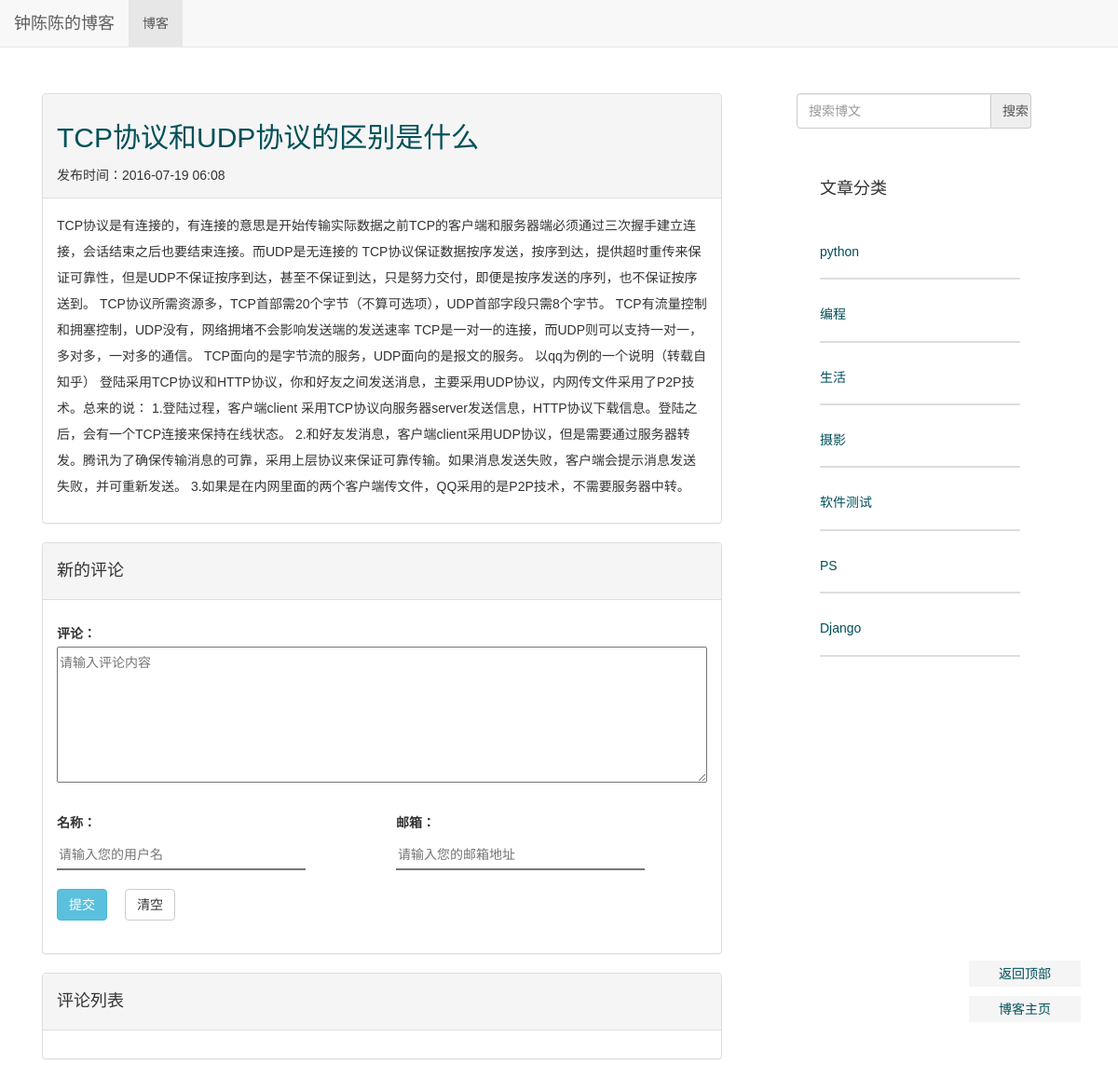
The app's page /blog/2/ with its own data.
### blog/models.py (models this page shows, shortened)
class Blog(models.Model):
    title = models.CharField(verbose_name='Title',max_length=32)
    author = models.CharField(verbose_name='Author', max_length=16)
    content=RichTextUploadingField('Content')
    created = models.DateTimeField(verbose_name='Pub_Date', auto_now_add=True)
    category = models.ForeignKey(Category, verbose_name='Category')
    tags = models.ManyToManyField(Tag, verbose_name='Tags')

class Category(models.Model):
    name = models.CharField('名称', max_length=16)

### blog/views.py (the view)
# urls.py: url(r'^(?P<blog_id>\d+)/$', views.get_detail, name='blog_get_detail'),
def get_detail(request, blog_id):
    try:
        blog = Blog.objects.get(id=blog_id)
    except Blog.DoesNotExist:
        raise Http404
    ctx ={
            'blog': blog,
            'categories':Category.objects.all(),
            }
    return render(request, 'blog-detail-new.html', ctx)

### django_comments/__init__.py (called while the page is built)
def get_comment_app_name():
    return getattr(settings, 'COMMENTS_APP', DEFAULT_COMMENTS_APP)

def get_model():
    if get_comment_app_name() != DEFAULT_COMMENTS_APP and hasattr(get_comment_app(), "get_model"):
        return get_comment_app().get_model()
    else:
        from django_comments.models import Comment
        return Comment

def get_form():
    from django_comments.forms import CommentForm
    """
    Returns the comment ModelForm class.
    """
    if get_comment_app_name() != DEFAULT_COMMENTS_APP and hasattr(get_comment_app(), "get_form"):
        return get_comment_app().get_form()
    else:
        return CommentForm

### django_comments/forms.py (called while the page is built)
    def generate_security_data(self):
        timestamp = int(time.time())
        security_dict = {
            'content_type': str(self.target_object._meta),
            'object_pk': str(self.target_object._get_pk_val()),
            'timestamp': str(timestamp),
            'security_hash': self.initial_security_hash(timestamp),
        }
        return security_dict

    def initial_security_hash(self, timestamp):
        initial_security_dict = {
            'content_type': str(self.target_object._meta),
            'object_pk': str(self.target_object._get_pk_val()),
            'timestamp': str(timestamp),
        }
        return self.generate_security_hash(**initial_security_dict)

    def generate_security_hash(self, content_type, object_pk, timestamp):
        info = (content_type, object_pk, timestamp)
        key_salt = "django.contrib.forms.CommentSecurityForm"
        value = "-".join(info)
        return salted_hmac(key_salt, value).hexdigest()

### django_comments/templatetags/comments.py (called while the page is built, shortened)
@register.tag
def get_comment_list(parser, token):
    return CommentListNode.handle_token(parser, token)

@register.tag
def get_comment_form(parser, token):
    return CommentFormNode.handle_token(parser, token)

    @classmethod
    def handle_token(cls, parser, token):
        tokens = token.split_contents()
        if tokens[1] != 'for':
            raise template.TemplateSyntaxError("Second argument in %r tag must be 'for'" % tokens[0])
        if len(tokens) == 5:
            if tokens[3] != 'as':
                raise template.TemplateSyntaxError("Third argument in %r must be 'as'" % tokens[0])
            return cls(
                object_expr=parser.compile_filter(tokens[2]),
                as_varname=tokens[4],
            )
        else:
            raise template.TemplateSyntaxError("%r tag requires 4 or 5 arguments" % tokens[0])

### blog/templates/blog-detail-new.html (shortened to what this page needs)
{% extends "blog_base.html" %}
{% block head %}
{% load staticfiles %}
<link rel="stylesheet" type="text/css" href="{% static 'blog/css/base.css' %}" />
<link rel="stylesheet" type="text/css" href="{% static 'blog/css/detail.css' %}" />
{% endblock%}
{% block content %}
        <div class="panel panel-default">
                <div class="panel-heading">
                          <div class="blog_header">
                                  <a href= "{% url 'blog_get_detail' blog.id %}"><h2>{{ blog.title }}</h2></a>
                                  <span>
                                      发布时间：{{ blog.created|date:"Y-m-d H:i" }}
                                  </span>
                          </div>
                 </div>
                 <div class="panel-body">
                          <div class="blog_content">
                                  <p> {{ blog.content|safe }}</p>
                           </div>
                 </div>
        </div>
        <div class="panel panel-default">
                <div class="panel-heading">
                        <h4>新的评论</h4>
                </div>
                <div class="panel-body">
                        <div class="row">
                                 <div class="col-md-12">
                                            {% load comments %}
                                            {% get_comment_form for blog as blog_form %}
                                           <form class="form-horizontal" onsubmit="return false;" method="post" id="comment_form">
                                            <div class="control-group">
                                                <label class="control-label" for="id_comment">评论： </label>
                                                <div class="comment_form_display">
                                                    <textarea class="input-xlarge id_comment" rows="5" id="id_comment" name="comment" placeholder="请输入评论内容"></textarea>
                                                </div>
                                            </div>
                                            <div   class="control-group">
                                                     <div class="row">
                                                            <div class="col-md-6">
                                                                    <label for="id_name">名称： </label>
                                                                    <input type="text" id="id_name" class="input-xlarge id_name" name="name" placeholder="请输入您的用户名" />
                                                            </div>
                                                            <div class="col-md-6">
                                                                    <label for="id_email">邮箱： </label>
                                                                    <input class="input-xlarge id_email" id="id_email" type="email" name="email" placeholder="请输入您的邮箱地址"  />
                                                            </div>
                                                    </div>
                                            </div>
                                            <div class="control-group">
                                                    <button id="submit_btn" class="btn btn-info submit_btn">提交</button>
                                                    <button id="delete_btn" class="btn btn-default delete_btn">清空</button>
                                            </div>
                                           </form>
                                  </div>
                        </div>
                </div>
        </div>
        <div class="panel panel-default">
                <div class="panel-heading">
                      <h4>评论列表</h4>
                </div>
                <div class="panel-body" >
                                {% get_comment_list for blog as comments %}
                </div>
        </div>
{% endblock %}

### blog/templates/blog_base.html (shortened to what this page needs)
<!DOCTYPE html>
<html>
<head>
        {% load staticfiles %}
        <link href="{% static 'blog/bootstrap/css/bootstrap.min.css' %}" rel="stylesheet">
     {% block head %}{% endblock %}
</head>
<body>
        <div class="navbar navbar-default navbar-fixed-top" role="navigation">
                 <div class="navbar-header">
                          <a class="navbar-brand" href="{% url 'blog_get_blogs' %}">钟陈陈的博客</a>
                 </div>
                 <div class="collapse navbar-collapse" id="example-navbar-collapse">
                         <ul class="nav navbar-nav">
                                  <li class="active">
                                           <a href="{% url 'blog_get_blogs' %}">博客</a>
                                  </li>
                         </ul>
                 </div>
        </div>
        <div class="container" id="top">
                <div class="row">
                        <div class="col-md-8">
                                 {% block content %}{% endblock %}
                        </div>
                        <div class="col-md-3 tags">
                                <form  action="{% url 'blog_search' %}" role="form" method="post">
                                        <div class="input-group">
                                             <input type="text" class="form-control" name="blog_search" placeholder="搜索博文"></input>
                                             <input  id="search-button" type="submit" class="input-group-addon" value="搜索"></input>
                                        </div>
                                </form>
                                <div class="panel panel-default">
                                        <div id="category_title" class="panel-body">
                                                <h4>文章分类</h4>
                                        </div>
                                        <div class="panel-body">
                                                <div class="category_content">
                                                        <ul>
                                                                {% for category in categories %}
                                                                <li class="category_item">
                                                                        <a href="{% url 'blog_get_category' category.id %}" >
                                                                                <h5> {{category.name}}</h5>
                                                                         </a>
                                                                </li>
                                                                 {% endfor %}
                                                        </ul>
                                                </div>
                                        </div>
                                </div>
                        </div>
                </div>
        </div>
	<div class="back_to_top">
		<a href="#top" target="_self">返回顶部</a>
		<a href="{%url 'blog_get_blogs' %}" target="_self">博客主页</a>
	</div>
</body>
</html>

### blog/static/blog/css/base.css (style rules this page uses)
body { font-family: Microsoft YaHei,'宋体' , Tahoma, Helvetica, Arial, sans-serif; }
a { color: #005059; }
ul ,li { list-style-type: none; padding-left: 0; }
.container { font-size: 14px; line-height: 2em; margin-top: 100px; width:95%; }
.col-md-8 { margin-right: 50px; }
#search-button { display: table-cell; height:38px; width:17%; }
.input-group { width:100%; margin-bottom: 30px; }
.input-group .form-control { width:82%; height:38px; }
.tags .panel,.tags .panel-default { border-style:none; box-shadow: none; }
.tags .panel-body { padding-left: 25px; border-style:none; }
.category_item { border-bottom-style: solid; border-bottom-width: 2px; border-bottom-color: #DDD; margin-bottom: 30px; padding-bottom: 10px; font-size:20px; }
.back_to_top { position:fixed; right:40px; bottom:50px; z-index:100; display:block; }
.back_to_top a { display:block; font-size:14px; color:##A0A0A0!important; background-color:#F5F5F5; width:120px; text-align:center; padding:4px; text-decoration:none; margin-bottom:10px; }

### blog/static/blog/css/detail.css (style rules this page uses)
.control-group { margin-bottom: 20px; }
.id_comment { width:100%!important; }
.id_name, .id_email { border-style: none; border-bottom-style:solid; border-bottom-width:2px; margin-right: 30px; width:80%; }
.submit_btn, .delete_btn { margin-right: 15px; }

### records on screen
Blog: title "TCP协议和UDP协议的区别是什么", created "2016-07-19 06:08", content "TCP协议是有连接的，有连接的意思是开始传输实际数据之前TCP的客户端和服务器端必须通过三次握手建立连接，会话结束之后也要结束连接。而UDP是无连接的 TCP协议保证数据按序发送，按序到达，提供超时重传来保证可靠性，但是UDP不保证按序到达，甚至不保证到达，只是努力交付，即便是按序发送的序列，也不保证按序送到。 TCP协议所需资源多，TCP首部需20个字节（不算可选项），UDP首部字段只需8个字节。 TCP有流量控制和拥塞控制，UDP没有，网络拥堵不会影响发送端的发送速率 TCP是一对一的连接，而UDP则可以支持一对一，多对多，一对多的通信。 TCP面向的是字节流的服务，UDP面向的是报文的服务。 以qq为例的一个说明（转载自知乎） 登陆采用TCP协议和HTTP协议，你和好友之间发送消息，主要采用UDP协议，内网传文件采用了P2P技术。总来的说： 1.登陆过程，客户端client 采用TCP协议向服务器server发送信息，HTTP协议下载信息。登陆之后，会有一个TCP连接来保持在线状态。 2.和好友发消息，客户端client采用UDP协议，但是需要通过服务器转发。腾讯为了确保传输消息的可靠，采用上层协议来保证可靠传输。如果消息发送失败，客户端会提示消息发送失败，并可重新发送。 3.如果是在内网里面的两个客户端传文件，QQ采用的是P2P技术，不需要服务器中转。"
Category: name "python"
Category: name "编程"
Category: name "生活"
Category: name "摄影"
Category: name "软件测试"
Category: name "PS"
Category: name "Django"
